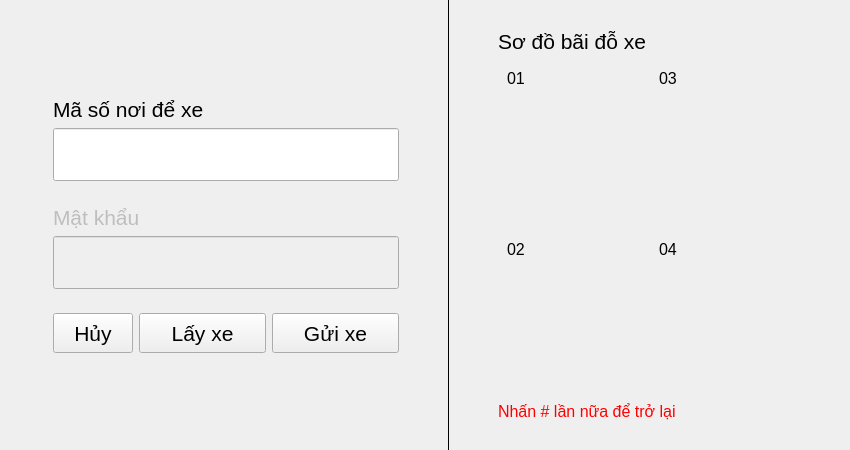
<?xml version="1.0" encoding="UTF-8"?>
<ui version="4.0">
 <class>TypingWidget</class>
 <widget class="QWidget" name="TypingWidget">
  <property name="geometry">
   <rect>
    <x>0</x>
    <y>0</y>
    <width>850</width>
    <height>450</height>
   </rect>
  </property>
  <property name="minimumSize">
   <size>
    <width>850</width>
    <height>450</height>
   </size>
  </property>
  <property name="windowTitle">
   <string>Form</string>
  </property>
  <layout class="QHBoxLayout" name="horizontalLayout">
   <property name="topMargin">
    <number>0</number>
   </property>
   <property name="bottomMargin">
    <number>0</number>
   </property>
   <item>
    <widget class="QWidget" name="widget" native="true">
     <property name="sizePolicy">
      <sizepolicy hsizetype="Fixed" vsizetype="Fixed">
       <horstretch>0</horstretch>
       <verstretch>0</verstretch>
      </sizepolicy>
     </property>
     <layout class="QGridLayout" name="gridLayout_2">
      <item row="1" column="0">
       <widget class="QWidget" name="pwWidget" native="true">
        <property name="enabled">
         <bool>false</bool>
        </property>
        <layout class="QVBoxLayout" name="verticalLayout_2">
         <property name="leftMargin">
          <number>0</number>
         </property>
         <property name="rightMargin">
          <number>0</number>
         </property>
         <item>
          <widget class="QLabel" name="pwLabel">
           <property name="font">
            <font>
             <pointsize>16</pointsize>
            </font>
           </property>
           <property name="text">
            <string>Mật khẩu</string>
           </property>
          </widget>
         </item>
         <item>
          <widget class="QLineEdit" name="pwBox">
           <property name="font">
            <font>
             <pointsize>29</pointsize>
            </font>
           </property>
           <property name="maxLength">
            <number>6</number>
           </property>
           <property name="echoMode">
            <enum>QLineEdit::Password</enum>
           </property>
           <property name="readOnly">
            <bool>true</bool>
           </property>
          </widget>
         </item>
        </layout>
       </widget>
      </item>
      <item row="4" column="0">
       <widget class="QWidget" name="widget_3" native="true">
        <layout class="QHBoxLayout" name="horizontalLayout_2" stretch="0,1,1">
         <property name="leftMargin">
          <number>0</number>
         </property>
         <property name="rightMargin">
          <number>0</number>
         </property>
         <item>
          <widget class="QPushButton" name="cancleButton">
           <property name="minimumSize">
            <size>
             <width>0</width>
             <height>40</height>
            </size>
           </property>
           <property name="font">
            <font>
             <pointsize>16</pointsize>
            </font>
           </property>
           <property name="text">
            <string>Hủy</string>
           </property>
          </widget>
         </item>
         <item>
          <widget class="QPushButton" name="getcarButton">
           <property name="minimumSize">
            <size>
             <width>0</width>
             <height>40</height>
            </size>
           </property>
           <property name="font">
            <font>
             <pointsize>16</pointsize>
            </font>
           </property>
           <property name="text">
            <string>Lấy xe</string>
           </property>
          </widget>
         </item>
         <item>
          <widget class="QPushButton" name="parkcarButton">
           <property name="minimumSize">
            <size>
             <width>0</width>
             <height>40</height>
            </size>
           </property>
           <property name="font">
            <font>
             <pointsize>16</pointsize>
            </font>
           </property>
           <property name="text">
            <string>Gửi xe</string>
           </property>
          </widget>
         </item>
        </layout>
       </widget>
      </item>
      <item row="0" column="0">
       <widget class="QWidget" name="slWidget" native="true">
        <layout class="QVBoxLayout" name="verticalLayout_3">
         <property name="leftMargin">
          <number>0</number>
         </property>
         <property name="rightMargin">
          <number>0</number>
         </property>
         <item>
          <widget class="QLabel" name="pwLabel_2">
           <property name="font">
            <font>
             <pointsize>16</pointsize>
            </font>
           </property>
           <property name="text">
            <string>Mã số nơi để xe</string>
           </property>
          </widget>
         </item>
         <item>
          <widget class="QLineEdit" name="slBox">
           <property name="font">
            <font>
             <pointsize>29</pointsize>
            </font>
           </property>
           <property name="maxLength">
            <number>2</number>
           </property>
           <property name="readOnly">
            <bool>true</bool>
           </property>
          </widget>
         </item>
        </layout>
       </widget>
      </item>
     </layout>
    </widget>
   </item>
   <item>
    <widget class="Line" name="line">
     <property name="frameShadow">
      <enum>QFrame::Plain</enum>
     </property>
     <property name="orientation">
      <enum>Qt::Vertical</enum>
     </property>
    </widget>
   </item>
   <item>
    <widget class="QWidget" name="slMap" native="true">
     <property name="enabled">
      <bool>true</bool>
     </property>
     <property name="sizePolicy">
      <sizepolicy hsizetype="Fixed" vsizetype="Fixed">
       <horstretch>0</horstretch>
       <verstretch>0</verstretch>
      </sizepolicy>
     </property>
     <layout class="QGridLayout" name="gridLayout">
      <item row="1" column="1">
       <widget class="QWidget" name="widget_8" native="true">
        <layout class="QVBoxLayout" name="verticalLayout_5">
         <property name="spacing">
          <number>0</number>
         </property>
         <item>
          <widget class="QLabel" name="label_3">
           <property name="font">
            <font>
             <pointsize>12</pointsize>
            </font>
           </property>
           <property name="text">
            <string>03</string>
           </property>
          </widget>
         </item>
         <item>
          <widget class="QLabel" name="irsensor3">
           <property name="sizePolicy">
            <sizepolicy hsizetype="Maximum" vsizetype="Maximum">
             <horstretch>0</horstretch>
             <verstretch>0</verstretch>
            </sizepolicy>
           </property>
           <property name="minimumSize">
            <size>
             <width>128</width>
             <height>128</height>
            </size>
           </property>
           <property name="maximumSize">
            <size>
             <width>128</width>
             <height>128</height>
            </size>
           </property>
           <property name="pixmap">
            <pixmap resource="resources/typingwidget.qrc">:/check-square-o</pixmap>
           </property>
           <property name="scaledContents">
            <bool>true</bool>
           </property>
           <property name="alignment">
            <set>Qt::AlignCenter</set>
           </property>
          </widget>
         </item>
        </layout>
       </widget>
      </item>
      <item row="2" column="0">
       <widget class="QWidget" name="widget_9" native="true">
        <layout class="QVBoxLayout" name="verticalLayout_6">
         <property name="spacing">
          <number>0</number>
         </property>
         <item>
          <widget class="QLabel" name="label_5">
           <property name="font">
            <font>
             <pointsize>12</pointsize>
            </font>
           </property>
           <property name="text">
            <string>02</string>
           </property>
          </widget>
         </item>
         <item>
          <widget class="QLabel" name="irsensor2">
           <property name="sizePolicy">
            <sizepolicy hsizetype="Maximum" vsizetype="Maximum">
             <horstretch>0</horstretch>
             <verstretch>0</verstretch>
            </sizepolicy>
           </property>
           <property name="minimumSize">
            <size>
             <width>128</width>
             <height>128</height>
            </size>
           </property>
           <property name="maximumSize">
            <size>
             <width>128</width>
             <height>128</height>
            </size>
           </property>
           <property name="pixmap">
            <pixmap resource="resources/typingwidget.qrc">:/check-square-o</pixmap>
           </property>
           <property name="scaledContents">
            <bool>true</bool>
           </property>
           <property name="alignment">
            <set>Qt::AlignCenter</set>
           </property>
          </widget>
         </item>
        </layout>
       </widget>
      </item>
      <item row="0" column="0" colspan="2">
       <widget class="QLabel" name="label">
        <property name="font">
         <font>
          <pointsize>16</pointsize>
         </font>
        </property>
        <property name="text">
         <string>Sơ đồ bãi đỗ xe</string>
        </property>
       </widget>
      </item>
      <item row="1" column="0">
       <widget class="QWidget" name="widget_7" native="true">
        <layout class="QVBoxLayout" name="verticalLayout_4">
         <property name="spacing">
          <number>0</number>
         </property>
         <item>
          <widget class="QLabel" name="label_2">
           <property name="font">
            <font>
             <pointsize>12</pointsize>
            </font>
           </property>
           <property name="text">
            <string>01</string>
           </property>
          </widget>
         </item>
         <item>
          <widget class="QLabel" name="irsensor1">
           <property name="sizePolicy">
            <sizepolicy hsizetype="Maximum" vsizetype="Maximum">
             <horstretch>0</horstretch>
             <verstretch>0</verstretch>
            </sizepolicy>
           </property>
           <property name="minimumSize">
            <size>
             <width>128</width>
             <height>128</height>
            </size>
           </property>
           <property name="maximumSize">
            <size>
             <width>128</width>
             <height>128</height>
            </size>
           </property>
           <property name="pixmap">
            <pixmap resource="resources/typingwidget.qrc">:/check-square-o</pixmap>
           </property>
           <property name="scaledContents">
            <bool>true</bool>
           </property>
           <property name="alignment">
            <set>Qt::AlignCenter</set>
           </property>
          </widget>
         </item>
        </layout>
       </widget>
      </item>
      <item row="2" column="1">
       <widget class="QWidget" name="widget_10" native="true">
        <layout class="QVBoxLayout" name="verticalLayout_7">
         <property name="spacing">
          <number>0</number>
         </property>
         <item>
          <widget class="QLabel" name="label_4">
           <property name="font">
            <font>
             <pointsize>12</pointsize>
            </font>
           </property>
           <property name="text">
            <string>04</string>
           </property>
          </widget>
         </item>
         <item>
          <widget class="QLabel" name="irsensor4">
           <property name="sizePolicy">
            <sizepolicy hsizetype="Maximum" vsizetype="Maximum">
             <horstretch>0</horstretch>
             <verstretch>0</verstretch>
            </sizepolicy>
           </property>
           <property name="minimumSize">
            <size>
             <width>128</width>
             <height>128</height>
            </size>
           </property>
           <property name="maximumSize">
            <size>
             <width>128</width>
             <height>128</height>
            </size>
           </property>
           <property name="pixmap">
            <pixmap resource="resources/typingwidget.qrc">:/check-square-o</pixmap>
           </property>
           <property name="scaledContents">
            <bool>true</bool>
           </property>
           <property name="alignment">
            <set>Qt::AlignCenter</set>
           </property>
          </widget>
         </item>
        </layout>
       </widget>
      </item>
      <item row="3" column="0" colspan="2">
       <widget class="QLabel" name="helpLabel">
        <property name="palette">
         <palette>
          <active>
           <colorrole role="WindowText">
            <brush brushstyle="SolidPattern">
             <color alpha="255">
              <red>255</red>
              <green>0</green>
              <blue>0</blue>
             </color>
            </brush>
           </colorrole>
          </active>
          <inactive>
           <colorrole role="WindowText">
            <brush brushstyle="SolidPattern">
             <color alpha="255">
              <red>255</red>
              <green>0</green>
              <blue>0</blue>
             </color>
            </brush>
           </colorrole>
          </inactive>
          <disabled>
           <colorrole role="WindowText">
            <brush brushstyle="SolidPattern">
             <color alpha="255">
              <red>120</red>
              <green>120</green>
              <blue>120</blue>
             </color>
            </brush>
           </colorrole>
          </disabled>
         </palette>
        </property>
        <property name="font">
         <font>
          <pointsize>12</pointsize>
         </font>
        </property>
        <property name="text">
         <string>Nhấn # lần nữa để trở lại</string>
        </property>
       </widget>
      </item>
     </layout>
    </widget>
   </item>
  </layout>
 </widget>
 <resources>
  <include location="resources/typingwidget.qrc"/>
 </resources>
 <connections/>
</ui>
